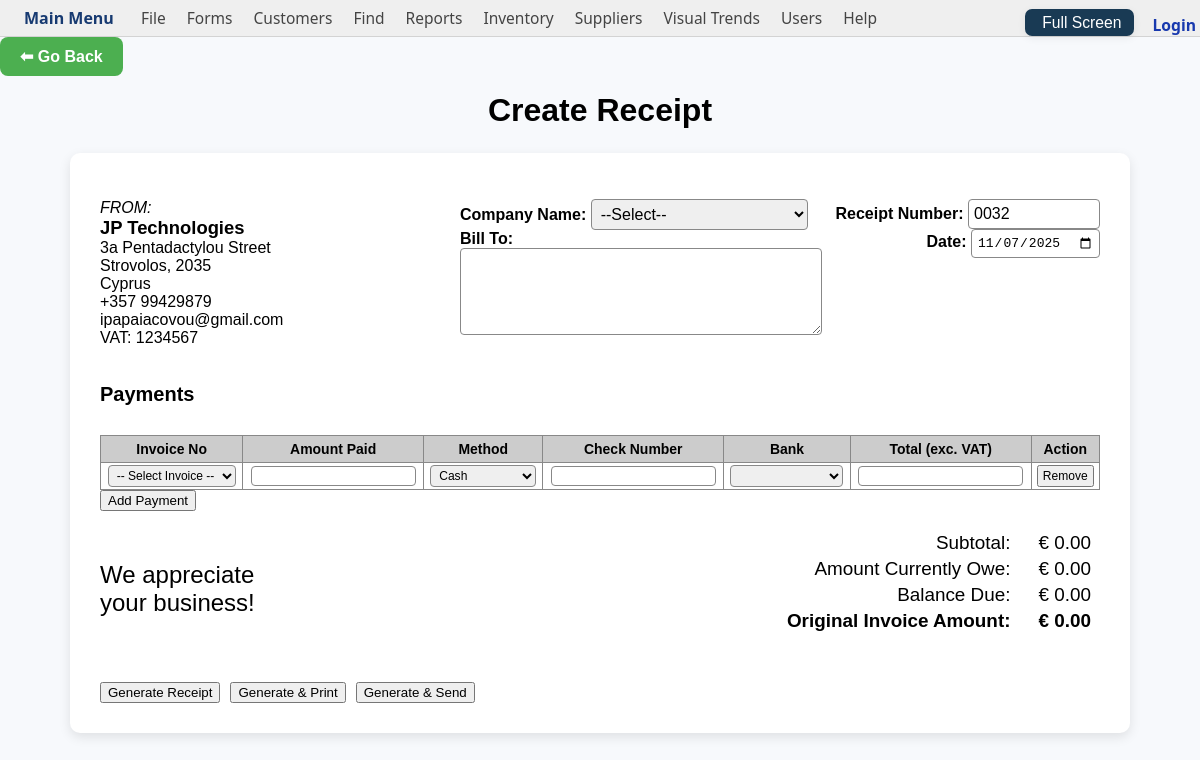
/create_receipt, run on the app's committed database.
### tables this page shows
CREATE TABLE company_info (
    id INTEGER PRIMARY KEY AUTOINCREMENT,
    company_name TEXT,
    email TEXT,
    address TEXT,
    city TEXT,
    postal TEXT,
    country TEXT,
    phone TEXT,
    vat_rate REAL,
    vat TEXT,
    bank_name TEXT,
    account_number TEXT,
    swift TEXT,
    iban TEXT,
    updated_at TIMESTAMP DEFAULT CURRENT_TIMESTAMP
, smtp_host TEXT, smtp_port INTEGER, smtp_security TEXT, smtp_username TEXT, smtp_password TEXT, email_sender TEXT, email_sender_address TEXT);

### app.py (the view, shortened to what this page needs)
@app.route('/create_receipt', methods=['GET', 'POST'])
def create_receipt():
    with closing(db_connect()) as conn:
        cur = conn.cursor()
        cur.execute('SELECT DISTINCT company_name FROM bill_to_info ORDER BY company_name ASC')
        customer_names = [row[0] for row in cur.fetchall()]
    today = datetime.today().strftime('%Y-%m-%d')
    next_receipt_number = fmt_receipt_no(get_next_receipt_number_seq())
    return render_template('receipt_form.html',
                           customer_names=customer_names,
                           today=today,
                           next_receipt_number=next_receipt_number)

### app.py (called while the page is built, shortened)
@app.context_processor
def inject_company():
    with closing(db_connect()) as conn:
        cur = conn.cursor()
        cur.execute("SELECT * FROM company_info ORDER BY updated_at DESC LIMIT 1")
        row = cur.fetchone()
        if row:
            keys = [d[0] for d in cur.description]
            company = dict(zip(keys, row))
        else:
            company = {}
    return {"company": company}

@app.context_processor
def inject_user():
    return dict(current_user=current_user())

def db_connect(row_factory=None):
    conn = sqlite3.connect(DATABASE_FILE, timeout=15, isolation_level=None)
    if row_factory:
        conn.row_factory = row_factory
    with conn:
        conn.execute("PRAGMA journal_mode=WAL;")
        conn.execute("PRAGMA busy_timeout=15000;")
        conn.execute("PRAGMA foreign_keys=ON;")
    return conn

def current_user():
    if 'user_id' not in session:
        return None

def get_next_receipt_number_seq() -> int:
    with closing(db_connect()) as conn:
        cur = conn.cursor()
        cur.execute("SELECT COALESCE(MAX(receipt_number), 0) FROM receipts")
        last = cur.fetchone()[0] or 0
        return int(last) + 1

def fmt_receipt_no(n: int) -> str:
    return f"{int(n):04d}"

### templates/receipt_form.html (shortened to what this page needs)
<!DOCTYPE html>
<html lang="en">
<head>
</head>
<body>
  {% include 'menu.html' %}
<a href="javascript:history.back()" class="back-btn">⬅ Go Back</a>
  <h2 class="page-title">Create Receipt</h2>
  <form method="post" class="receipt-form">
    <div class="row">
      <div class="left" style="width:35%;">
        <span class="from">FROM:</span><br>
        <span class="big"><b>{{ company.company_name }}</b></span><br>
        {% if company.address %}
          {{ company.address }}<br>
        {% endif %}
        {% if company.city or company.postal %}
          {{ company.city }}{% if company.city and company.postal %}, {% endif %}{{ company.postal }}<br>
        {% endif %}
        {% if company.country %}
          {{ company.country }}<br>
        {% endif %}
        {% if company.phone %}
          {{ company.phone }}<br>
        {% endif %}
        {% if company.email %}
          {{ company.email }}<br>
        {% endif %}
        {% if company.vat %}
          VAT: {{ company.vat }}<br>
        {% endif %}
      </div>
      <div class="left" style="width:35%;">
        <label><b>Company Name:</b>
          <select name="company_name" required onchange="fillBillTo(this)">
            <option value="">--Select--</option>
          </select>
        </label>
        <br>
        <label><b>Bill To:</b><br>
          <textarea name="bill_to" id="billToArea" required rows="5" cols="30"></textarea>
        </label>
      </div>
      <div class="right" style="width:28%;">
        <b>Receipt Number:</b>
        <input name="receipt_number" style="width:120px;" required value="{{ next_receipt_number }}" readonly><br>
        <b>Date:</b> <input name="date" type="date" required value="{{ today }}"><br>
      </div>
    </div>
    <div class="payments-title">Payments</div>
    <table class="main-table" id="paymentsTable">
      <thead>
        <tr>
          <th>Invoice No</th>
          <th>Amount Paid</th>
          <th>Method</th>
          <th>Check Number</th>
          <th>Bank</th>
          <th>Total (exc. VAT)</th>
          <th>Action</th>
        </tr>
      </thead>
      <tbody></tbody>
    </table>
    <button type="button" onclick="addPaymentRow()">Add Payment</button><br><br>
    <div>
      <div style="float:left; margin-top: 2em;">
        <span class="thankyou">We appreciate<br>your business!</span>
      </div>
      <div class="summary-block">
        <table>
          <tr><td>Subtotal:</td><td id="subtotal">€ 0.00</td></tr>
          <tr><td>Amount Currently Owe:</td><td id="amountCurrentlyOwe">€ 0.00</td></tr>
          <tr><td>Balance Due:</td><td id="balanceDue">€ 0.00</td></tr>
          <tr><td><b>Original Invoice Amount:</b></td><td id="originalInvoiceAmount"><b>€ 0.00</b></td></tr>
        </table>
      </div>
    </div>
    <br>
    <div style="margin-top: 1.8em; display:flex; gap:10px; flex-wrap:wrap">
      <button type="submit" name="action" value="download">Generate Receipt</button>
      <button type="submit" name="action" value="print">Generate &amp; Print</button>
      <button type="submit" name="action" value="send">Generate &amp; Send</button>
    </div>
  </form>
</body>
</html>

### templates/receipt_form.html (style rules this page uses)
body { font-family: Arial, sans-serif; margin: 40px; background-color: #f7f9fc; }
.page-title { text-align: center; margin: 16px 0 24px; font-weight: 600; font-size: 2em; }
.receipt-form { background: #ffffff; padding: 30px; border-radius: 10px; box-shadow: 0 4px 12px rgba(0,0,0,0.1); max-width: 1000px; margin: 0 auto; }
.row { display: flex; justify-content: space-between; margin-top: 1em; }
.from { font-style: italic; }
.big { font-size: 1.15em; }
.right { text-align: right; }
.left { text-align: left; }
.main-table { width: 100%; border-collapse: collapse; margin: 2em 0 0 0; }
.main-table th, .main-table td { border: 1px solid #888; padding: 6px 10px; text-align: center; }
.main-table th { background: #ccc; }
.thankyou { font-family: "Arial Black", Arial, sans-serif; font-size: 1.5em; margin-top: 1.3em; }
input, select, textarea { font-size: 1em; padding: 5px; border: 1px solid #888; border-radius: 4px; }
textarea { width: 100%; }
label { font-weight: bold; }
.payments-title { margin: 1.8em 0 .2em 0; font-size: 1.25em; font-weight: bold; }
.summary-block { width: 410px; float: right; margin-right: 6px; }
.summary-block table { width: 100%; font-size: 1.18em; text-align: right; }
.summary-block td { border: none; }
#paymentsTable, #paymentsTable th, #paymentsTable td, #paymentsTable input, #paymentsTable select, #paymentsTable button { font-size: 0.91em !important; padding: 2px 4px !important; }
#paymentsTable th { font-size: 0.96em !important; padding: 5px 7px !important; }
.back-btn { display: inline-block; padding: 10px 20px; background-color: #4CAF50; color: white; text-decoration: none; border-radius: 8px; font-weight: bold; transition: background-color 0.3s ease; }

### templates/menu.html (style rules this page uses)
body { font-family: Arial, sans-serif; margin:0; padding:0; }

### data on the page
company_info: company_name "JP Technologies", address "3a Pentadactylou Street", city "Strovolos", postal "2035", country "Cyprus", phone "+357 99429879", email "ipapaiacovou@gmail.com", vat "1234567"
